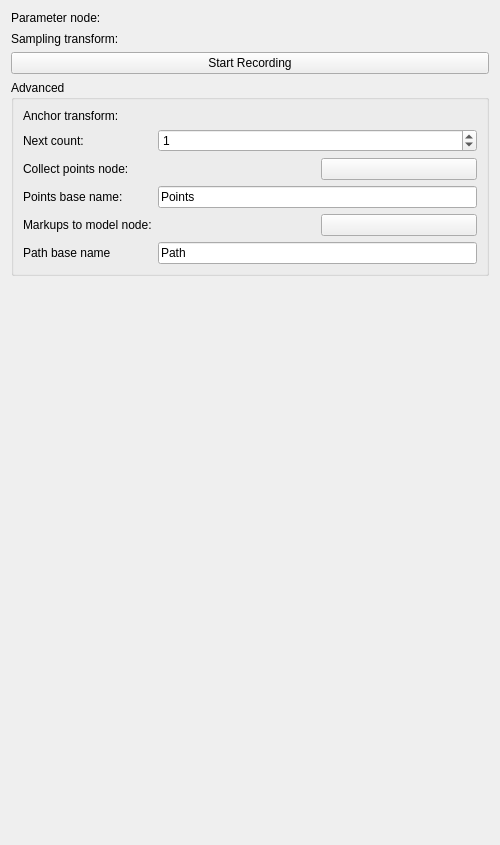
<?xml version="1.0" encoding="UTF-8"?>
<ui version="4.0">
 <class>qSlicerPathReconstructionModuleWidget</class>
 <widget class="qSlicerWidget" name="qSlicerPathReconstructionModuleWidget">
  <property name="enabled">
   <bool>true</bool>
  </property>
  <property name="geometry">
   <rect>
    <x>0</x>
    <y>0</y>
    <width>500</width>
    <height>845</height>
   </rect>
  </property>
  <property name="windowTitle">
   <string>Path Reconstruction</string>
  </property>
  <layout class="QVBoxLayout" name="verticalLayout">
   <item>
    <layout class="QGridLayout" name="ParameterLayout">
     <property name="bottomMargin">
      <number>0</number>
     </property>
     <property name="spacing">
      <number>7</number>
     </property>
     <item row="1" column="1">
      <widget class="qMRMLNodeComboBox" name="SamplingTransformComboBox">
       <property name="toolTip">
        <string>The origin of this transform will be sampled to collect points</string>
       </property>
       <property name="nodeTypes">
        <stringlist>
         <string>vtkMRMLLinearTransformNode</string>
        </stringlist>
       </property>
       <property name="noneEnabled">
        <bool>true</bool>
       </property>
       <property name="renameEnabled">
        <bool>true</bool>
       </property>
      </widget>
     </item>
     <item row="1" column="0">
      <widget class="QLabel" name="SamplingTransformLabel">
       <property name="text">
        <string>Sampling transform:</string>
       </property>
      </widget>
     </item>
     <item row="0" column="0">
      <widget class="QLabel" name="ParameterNodeLabel">
       <property name="text">
        <string>Parameter node:</string>
       </property>
      </widget>
     </item>
     <item row="0" column="1">
      <widget class="qMRMLNodeComboBox" name="ParameterNodeComboBox">
       <property name="nodeTypes">
        <stringlist>
         <string>vtkMRMLPathReconstructionNode</string>
        </stringlist>
       </property>
       <property name="renameEnabled">
        <bool>true</bool>
       </property>
       <property name="selectNodeUponCreation">
        <bool>true</bool>
       </property>
      </widget>
     </item>
    </layout>
   </item>
   <item>
    <widget class="ctkPushButton" name="RecordingButton">
     <property name="text">
      <string>Start Recording</string>
     </property>
     <property name="checkable">
      <bool>true</bool>
     </property>
    </widget>
   </item>
   <item>
    <widget class="ctkCollapsibleGroupBox" name="AdvancedGroupBox">
     <property name="toolTip">
      <string extracomment="Show advanced model generation options">Show advanced model generation options</string>
     </property>
     <property name="title">
      <string>Advanced</string>
     </property>
     <property name="flat">
      <bool>false</bool>
     </property>
     <property name="checked">
      <bool>true</bool>
     </property>
     <property name="collapsed">
      <bool>false</bool>
     </property>
     <layout class="QGridLayout" name="AdvancedLayout">
      <item row="6" column="1">
       <widget class="QLineEdit" name="PathBaseNameLineEdit">
        <property name="toolTip">
         <string>Base name for path nodes that are created</string>
        </property>
        <property name="text">
         <string>Path</string>
        </property>
       </widget>
      </item>
      <item row="5" column="0">
       <widget class="QLabel" name="MarkupsToModelLabel">
        <property name="text">
         <string>Markups to model node:</string>
        </property>
       </widget>
      </item>
      <item row="6" column="0">
       <widget class="QLabel" name="PathBaseNameLabel">
        <property name="text">
         <string>Path base name</string>
        </property>
       </widget>
      </item>
      <item row="2" column="0">
       <widget class="QLabel" name="CollectPointsLabel">
        <property name="text">
         <string>Collect points node:</string>
        </property>
       </widget>
      </item>
      <item row="4" column="1">
       <widget class="QLineEdit" name="PointsBaseNameLineEdit">
        <property name="toolTip">
         <string>Base name for points nodes that are created</string>
        </property>
        <property name="text">
         <string>Points</string>
        </property>
       </widget>
      </item>
      <item row="5" column="1">
       <layout class="QGridLayout" name="MarkupsToModelInputLayout">
        <item row="0" column="0">
         <widget class="qMRMLNodeComboBox" name="MarkupsToModelComboBox">
          <property name="toolTip">
           <string>Select a model node to store the path</string>
          </property>
          <property name="nodeTypes">
           <stringlist>
            <string>vtkMRMLMarkupsToModelNode</string>
           </stringlist>
          </property>
          <property name="noneEnabled">
           <bool>true</bool>
          </property>
          <property name="renameEnabled">
           <bool>true</bool>
          </property>
         </widget>
        </item>
        <item row="0" column="1">
         <widget class="ctkColorPickerButton" name="MarkupsToModelColorPicker">
          <property name="displayColorName">
           <bool>false</bool>
          </property>
         </widget>
        </item>
       </layout>
      </item>
      <item row="2" column="1">
       <layout class="QGridLayout" name="CollectPointsInputLayout">
        <item row="0" column="0">
         <widget class="qMRMLNodeComboBox" name="CollectPointsComboBox">
          <property name="toolTip">
           <string>Select a model node to store the points</string>
          </property>
          <property name="nodeTypes">
           <stringlist>
            <string>vtkMRMLCollectPointsNode</string>
           </stringlist>
          </property>
          <property name="noneEnabled">
           <bool>true</bool>
          </property>
          <property name="renameEnabled">
           <bool>true</bool>
          </property>
         </widget>
        </item>
        <item row="0" column="1">
         <widget class="ctkColorPickerButton" name="CollectPointsColorPicker">
          <property name="displayColorName">
           <bool>false</bool>
          </property>
         </widget>
        </item>
       </layout>
      </item>
      <item row="4" column="0">
       <widget class="QLabel" name="PointsBaseNameLabel">
        <property name="text">
         <string>Points base name:</string>
        </property>
       </widget>
      </item>
      <item row="1" column="0">
       <widget class="QLabel" name="NextCountLabel">
        <property name="text">
         <string>Next count:</string>
        </property>
       </widget>
      </item>
      <item row="0" column="0">
       <widget class="QLabel" name="AnchorTransformLabel">
        <property name="text">
         <string>Anchor transform:</string>
        </property>
       </widget>
      </item>
      <item row="0" column="1">
       <widget class="qMRMLNodeComboBox" name="AnchorTransformComboBox">
        <property name="toolTip">
         <string>Points will be collected in this node's coordinate system.</string>
        </property>
        <property name="nodeTypes">
         <stringlist>
          <string>vtkMRMLLinearTransformNode</string>
         </stringlist>
        </property>
        <property name="baseName">
         <string/>
        </property>
        <property name="noneEnabled">
         <bool>true</bool>
        </property>
        <property name="removeEnabled">
         <bool>false</bool>
        </property>
        <property name="renameEnabled">
         <bool>true</bool>
        </property>
       </widget>
      </item>
      <item row="1" column="1">
       <widget class="QSpinBox" name="NextCountSpinBox">
        <property name="toolTip">
         <string>The next points and path pair of models will have this number in their name</string>
        </property>
        <property name="maximum">
         <number>1000000</number>
        </property>
        <property name="value">
         <number>1</number>
        </property>
       </widget>
      </item>
     </layout>
    </widget>
   </item>
   <item>
    <spacer name="verticalSpacer">
     <property name="orientation">
      <enum>Qt::Vertical</enum>
     </property>
     <property name="sizeHint" stdset="0">
      <size>
       <width>20</width>
       <height>40</height>
      </size>
     </property>
    </spacer>
   </item>
  </layout>
 </widget>
 <customwidgets>
  <customwidget>
   <class>qMRMLNodeComboBox</class>
   <extends>QWidget</extends>
   <header>qMRMLNodeComboBox.h</header>
   <container>1</container>
  </customwidget>
  <customwidget>
   <class>qSlicerWidget</class>
   <extends>QWidget</extends>
   <header>qSlicerWidget.h</header>
   <container>1</container>
  </customwidget>
  <customwidget>
   <class>ctkCollapsibleGroupBox</class>
   <extends>QGroupBox</extends>
   <header>ctkCollapsibleGroupBox.h</header>
   <container>1</container>
  </customwidget>
  <customwidget>
   <class>ctkColorPickerButton</class>
   <extends>QPushButton</extends>
   <header>ctkColorPickerButton.h</header>
  </customwidget>
  <customwidget>
   <class>ctkPushButton</class>
   <extends>QPushButton</extends>
   <header>ctkPushButton.h</header>
  </customwidget>
 </customwidgets>
 <resources/>
 <connections>
  <connection>
   <sender>qSlicerPathReconstructionModuleWidget</sender>
   <signal>mrmlSceneChanged(vtkMRMLScene*)</signal>
   <receiver>ParameterNodeComboBox</receiver>
   <slot>setMRMLScene(vtkMRMLScene*)</slot>
   <hints>
    <hint type="sourcelabel">
     <x>414</x>
     <y>9</y>
    </hint>
    <hint type="destinationlabel">
     <x>412</x>
     <y>21</y>
    </hint>
   </hints>
  </connection>
  <connection>
   <sender>qSlicerPathReconstructionModuleWidget</sender>
   <signal>mrmlSceneChanged(vtkMRMLScene*)</signal>
   <receiver>MarkupsToModelComboBox</receiver>
   <slot>setMRMLScene(vtkMRMLScene*)</slot>
   <hints>
    <hint type="sourcelabel">
     <x>406</x>
     <y>409</y>
    </hint>
    <hint type="destinationlabel">
     <x>430</x>
     <y>314</y>
    </hint>
   </hints>
  </connection>
  <connection>
   <sender>qSlicerPathReconstructionModuleWidget</sender>
   <signal>mrmlSceneChanged(vtkMRMLScene*)</signal>
   <receiver>AnchorTransformComboBox</receiver>
   <slot>setMRMLScene(vtkMRMLScene*)</slot>
   <hints>
    <hint type="sourcelabel">
     <x>400</x>
     <y>261</y>
    </hint>
    <hint type="destinationlabel">
     <x>454</x>
     <y>304</y>
    </hint>
   </hints>
  </connection>
  <connection>
   <sender>qSlicerPathReconstructionModuleWidget</sender>
   <signal>mrmlSceneChanged(vtkMRMLScene*)</signal>
   <receiver>SamplingTransformComboBox</receiver>
   <slot>setMRMLScene(vtkMRMLScene*)</slot>
   <hints>
    <hint type="sourcelabel">
     <x>249</x>
     <y>422</y>
    </hint>
    <hint type="destinationlabel">
     <x>314</x>
     <y>52</y>
    </hint>
   </hints>
  </connection>
  <connection>
   <sender>qSlicerPathReconstructionModuleWidget</sender>
   <signal>mrmlSceneChanged(vtkMRMLScene*)</signal>
   <receiver>CollectPointsComboBox</receiver>
   <slot>setMRMLScene(vtkMRMLScene*)</slot>
   <hints>
    <hint type="sourcelabel">
     <x>249</x>
     <y>422</y>
    </hint>
    <hint type="destinationlabel">
     <x>311</x>
     <y>211</y>
    </hint>
   </hints>
  </connection>
 </connections>
</ui>
